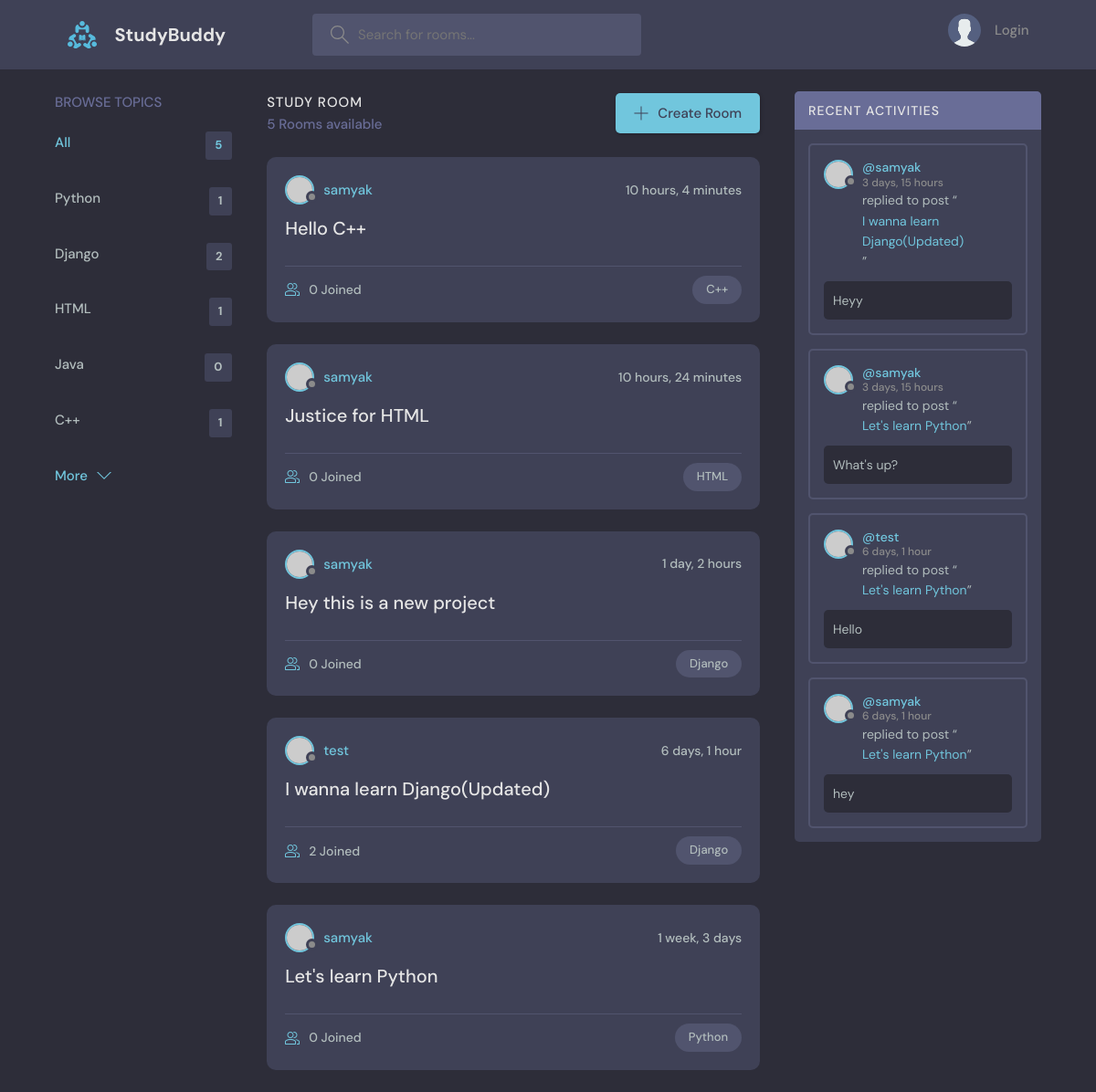
Before: / with the older database file.
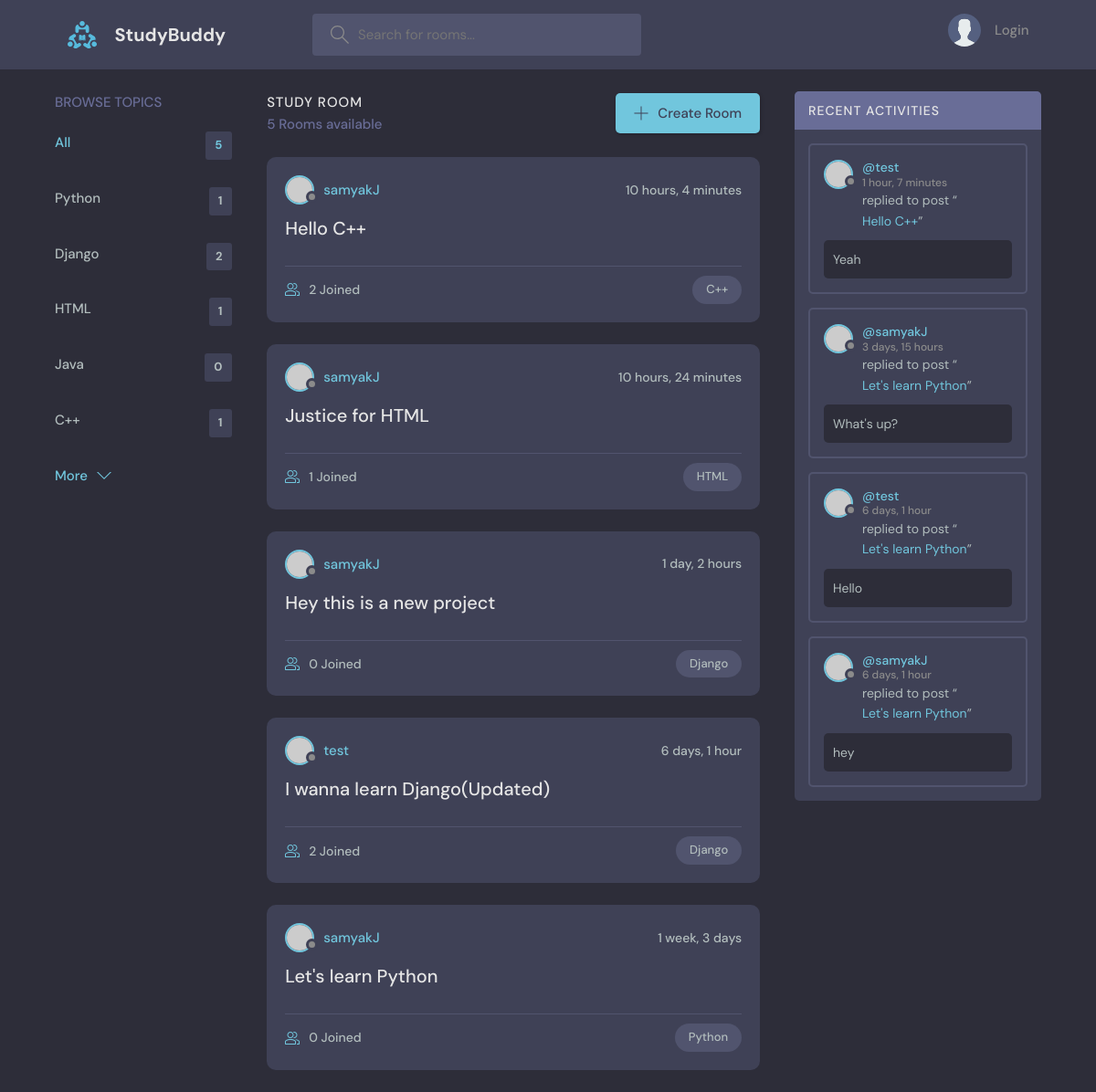
After: the same page with the newer database file.
### base/models.py (models this page shows, shortened)
class Topic(models.Model):
    name=models.CharField(max_length=200)

class Room(models.Model):
    host=models.ForeignKey(User, on_delete=models.SET_NULL,null=True)
    topic=models.ForeignKey(Topic, on_delete=models.SET_NULL,null=True)
    name= models.CharField(max_length=200)
    description= models.TextField(null=True, blank= True)
    participants=models.ManyToManyField(User, related_name= 'participants',blank=True )
    updated = models.DateTimeField(auto_now=True)
    created= models.DateTimeField(auto_now_add=True)
    class Meta:
        ordering=['-updated', '-created']
    def __str__(self):
        return self.name

class Message(models.Model):
    user= models.ForeignKey(User, on_delete= models.CASCADE)
    room= models.ForeignKey(Room, on_delete=models.CASCADE)
    body= models.TextField()
    updated = models.DateTimeField(auto_now=True)
    created= models.DateTimeField(auto_now_add=True)
    class Meta:
        ordering=['-updated', '-created']

### base/views.py (the view)
# urls.py: path('', views.home, name="home"),
def home(request):
    q= request.GET.get('q')  if request.GET.get('q')!= None else ''
    rooms = Room.objects.filter(
        Q(topic__name__icontains=q) |
        Q(name__icontains=q)|
        Q(description__icontains=q)
        )
    topics= Topic.objects.all()
    room_count=rooms.count()
    room_messages=Message.objects.filter(Q(room__topic__name__icontains=q))
    context={'rooms': rooms, 'topics': topics, 'room_count':room_count, 'room_messages':room_messages,}
    return render(request, 'base/home.html',context)

### base/templates/base/home.html (shortened to what this page needs)
{% extends 'main.html' %}
{% block content %}
<main class="layout layout--3">
  <div class="container">
    {% include 'base/topic_component.html' %}
    <div class="roomList">
      <div class="roomList__header">
        <div>
          <h2>Study Room</h2>
          <p>{{room_count}} Rooms available</p>
        </div>
        <a class="btn btn--main" href="{% url 'create-room' %}">
          <svg version="1.1" xmlns="http://www.w3.org/2000/svg" width="32" height="32" viewBox="0 0 32 32">
            <title>add</title>
            <path
              d="M16.943 0.943h-1.885v14.115h-14.115v1.885h14.115v14.115h1.885v-14.115h14.115v-1.885h-14.115v-14.115z">
            </path>
          </svg>
          Create Room
        </a>
      </div>
      {% include 'base/feed_component.html' %}
    </div>
    {% include 'base/activity_component.html' %}
  </div>
</main>
{% endblock %}

### base/templates/base/topic_component.html
<div class="topics">
    <div class="topics__header">
      <h2>Browse Topics</h2>
    </div>
    <ul class="topics__list">
      <li>
        <a href="{% url 'home' %}" class="active">All <span>{{topics.count}}</span></a>
      </li>
      {% for topic in topics %}
      <li>
        <a href="{% url 'home' %}?q={{topic.name}}">{{topic.name}} <span>{{topic.room_set.all.count}}</span></a>
      </li>
      {% endfor %}
    </ul>
    <a class="btn btn--link" href="topics.html">
      More
      <svg version="1.1" xmlns="http://www.w3.org/2000/svg" width="32" height="32" viewBox="0 0 32 32">
        <title>chevron-down</title>
        <path d="M16 21l-13-13h-3l16 16 16-16h-3l-13 13z"></path>
      </svg>
    </a>
  </div>

### base/templates/base/feed_component.html (shortened to what this page needs)
{% for room in rooms %}
<div class="roomListRoom">
    <div class="roomListRoom__header">
      <a href="{% url 'user-profile' room.host.id %}" class="roomListRoom__author">
        <div class="avatar avatar--small">
          <img src="https://randomuser.me/api/portraits/women/11.jpg" />
        </div>
        <span>{{room.host.username}}</span>
      </a>
      <div class="roomListRoom__actions">
        <span>{{room.created|timesince}}</span>
      </div>
    </div>
    <div class="roomListRoom__content">
      <a href="{% url 'room' room.id %}">{{room.name}}</a>
    </div>
    <div class="roomListRoom__meta">
      <a href="{% url 'room' room.id %}" class="roomListRoom__joined">
        {{room.participants.all.count}} Joined
      </a>
      <p class="roomListRoom__topic">{{room.topic.name}}</p>
    </div>
  </div>
{% endfor %}

### base/templates/base/activity_component.html (shortened to what this page needs)
<div class="activities">
    <div class="activities__header">
        <h2>Recent Activities</h2>
    </div>
    {% for message in room_messages %}
    <div class="activities__box">
        <div class="activities__boxHeader roomListRoom__header">
            <a href="{% url 'user-profile' message.user.id %}" class="roomListRoom__author">
                <div class="avatar avatar--small">
                    <img src="https://randomuser.me/api/portraits/women/11.jpg" />
                </div>
                <p>
                    @{{message.user}}
                    <span>{{message.created|timesince}}</span>
                </p>
            </a>
        </div>
        <div class="activities__boxContent">
            <p>replied to post “<a href="{% url 'room' message.room.id %}">{{message.room}}</a>”</p>
            <div class="activities__boxRoomContent">
                {{message.body}}
            </div>
        </div>
    </div>
    {% endfor %}
</div>

Changed rows visible on the page:
removed Message: user "samyak", created "3 days, 15 hours", room "I wanna learn Django(Updated)", body "Heyy"
changed through a linked row, Room "Hello C++": host.username "samyak" → "samyakJ"; participants.all.count "0" → "2"
changed through a linked row, Room "Justice for HTML": host.username "samyak" → "samyakJ"; participants.all.count "0" → "1"
changed through a linked row, Room "Hey this is a new project": host.username "samyak" → "samyakJ"
changed through a linked row, Room "Let's learn Python": host.username "samyak" → "samyakJ"
added Message: user "test", created "1 hour, 7 minutes", room "Hello C++", body "Yeah"
changed through a linked row, Message "What's up?": user "samyak" → "samyakJ"
changed through a linked row, Message "hey": user "samyak" → "samyakJ"
